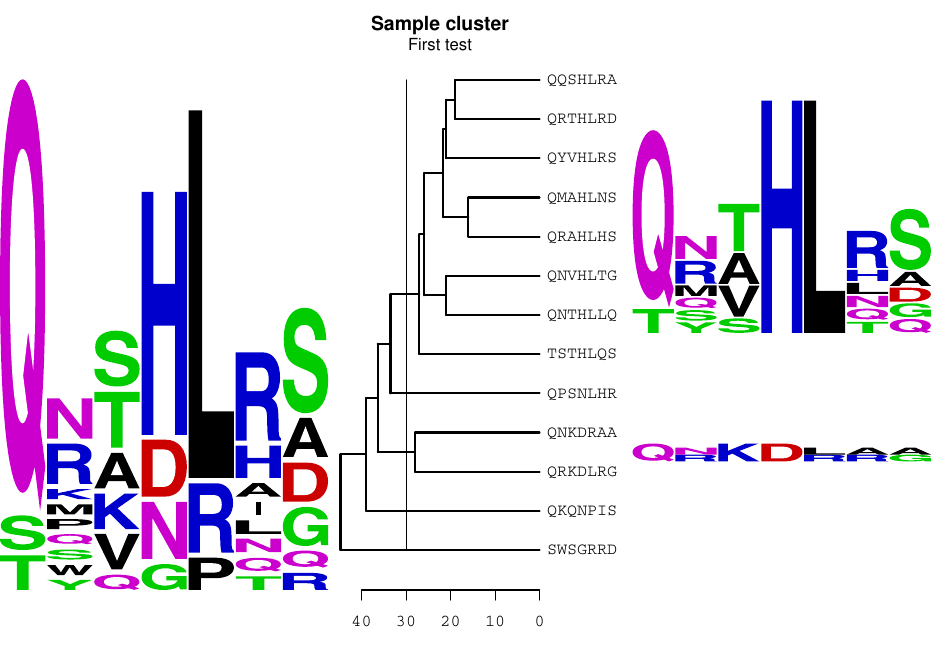

The R source for this figure:
source("sublogo.dendrogram.R")
data(BLOSUM62,package="Biostrings")
sample.data <- c(
'QRTHLRD', 'QYVHLRS', 'QRAHLHS','QQSHLRA','QMAHLNS','QNTHLLQ',
'QNVHLTG','QRKDLRG','QNKDRAA','QPSNLHR','QKQNPIS','TSTHLQS',
'SWSGRRD')
sample.data <- unique(sample.data)
pdf("sample.pdf",w=9.5,h=6.5)
sublogo.dendrogram(seqs.to.mat(sample.data,BLOSUM62),
                 "Sample cluster",
                 "First test",
                 "./testseqs/zfp2",
                   cutline=30)
dev.off()
